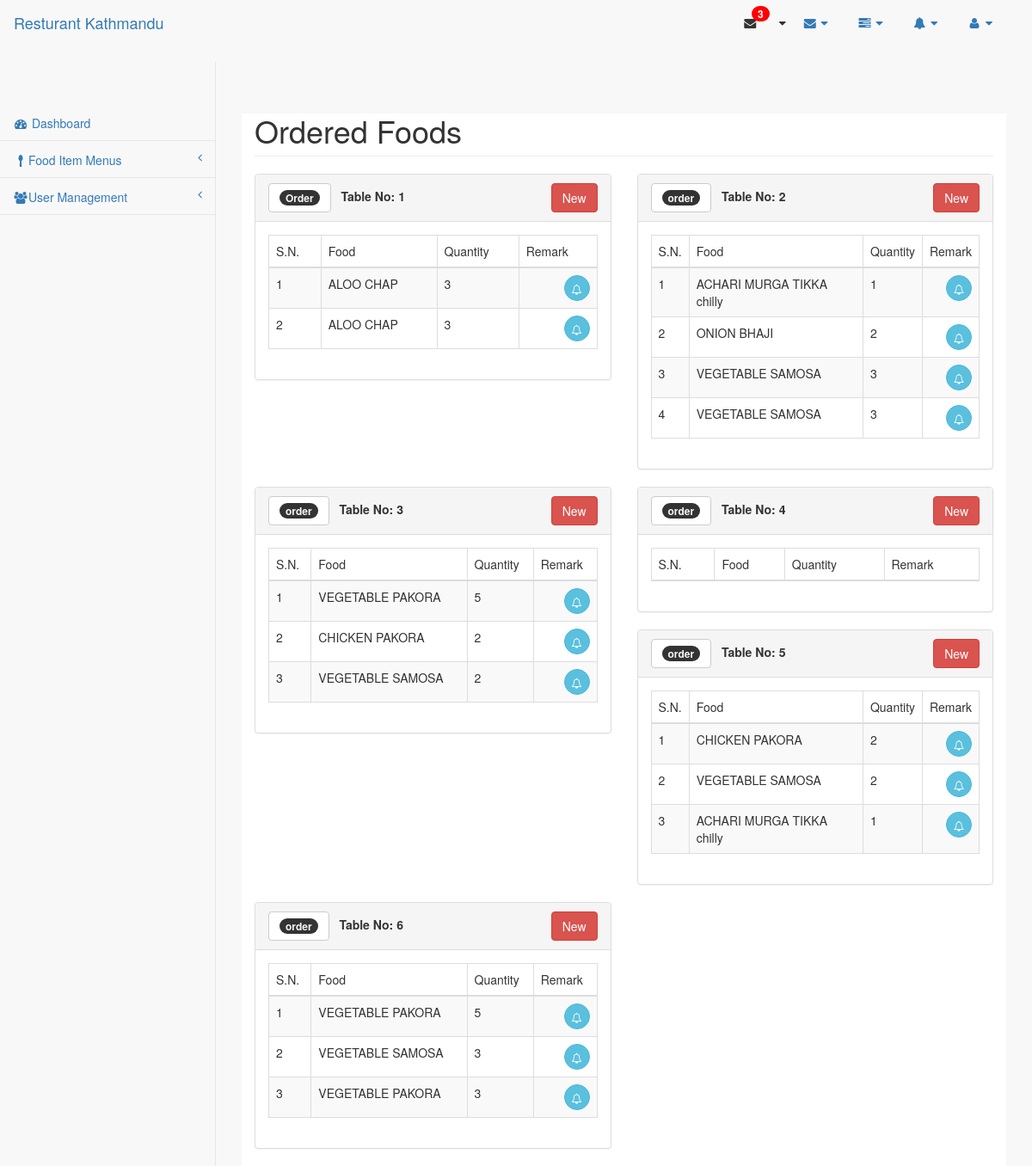
The app's page /pages/cook.php (signed in) with its own data.
### tables this page shows
CREATE TABLE IF NOT EXISTS `tbl_order` (
  `order_id` int(3) NOT NULL AUTO_INCREMENT,
  `order_table_id` int(3) NOT NULL,
  `order_item_id` int(3) NOT NULL,
  `order_item_qty` int(3) NOT NULL,
  PRIMARY KEY (`order_id`)
);

CREATE TABLE IF NOT EXISTS `tbl_items` (
  `item_id` int(3) NOT NULL AUTO_INCREMENT,
  `item_name` varchar(255) NOT NULL,
  `item_description` varchar(255) NOT NULL,
  `item_image` varchar(255) NOT NULL,
  `item_price` float NOT NULL,
  `item_cat_id` int(3) NOT NULL,
  `item_tag_id` int(3) NOT NULL,
  `item_publish` enum('Y','N') NOT NULL,
  `item_featured` enum('Y','N') NOT NULL,
  PRIMARY KEY (`item_id`)
);

### views/cook.tmpl.php (the view, shortened to what this page needs)
<div class="row">
   	<div class="col-lg-12">
       </div>
   </div>
<div id="page-wrappers">
<div>
     <h1 class="page-header">Ordered Foods</h1>
     <div class="row placeholders">
       <div id = "orderNo_1" class="col-xs-12 col-sm-6 placeholder">
         <div class="panel panel-default">
                       <div class="panel-heading">
					<button type="button" class="btn btn-default">
								<span class="badge">Order</span>
							</button>
                           &nbsp;&nbsp;<b>Table No: 1</b>
							<button id="newOrder_1" type="button" class="btn btn-danger pull-right">
								New
							</button>
                       </div>
                       <div class="panel-body">
                           <div class="table-responsive">
                               <table class="table table-striped table-bordered table-hover">
								<thead>
									<td>S.N.</td>
									<td>Food</td>
									<td>Quantity</td>
									<td>Remark</td>
								</thead>
                                   <tbody>
								<?php
									$query = "SELECT * FROM tbl_order  WHERE order_table_id = '1' ORDER BY order_id DESC" ;
									$data=mysql_query($query);
									$sn=1;
									while($row=mysql_fetch_assoc($data)) {
								?>
                                       <tr>
                                           <td><?php echo $sn++;?></td>
                                           <td><?php
										$sql="SELECT * FROM tbl_items";
										$item=mysql_query($sql);
										while($rowitem = mysql_fetch_assoc($item)){
										if($row['order_item_id'] ==  $rowitem['item_id']){
											echo $rowitem['item_name'];
											}
										}	?></td>
                                           <td><?php echo $row['order_item_qty'];?></td>
										<td><button type="button" class="btn btn-info pull-right btn-circle"><i class="fa fa-bell-o"></i></button>
										</td>
                                       </tr>
									<?php } ?>
                                   </tbody>
                               </table>
                           </div>
                       </div>
                   </div>
       </div>
	<div id = "orderNo_2" class="col-xs-12 col-sm-6 placeholder">
         <div class="panel panel-default">
                       <div class="panel-heading">
					<button type="button" class="btn btn-default">
								<span class="badge">order</span>
							</button>
                           &nbsp;&nbsp;<b>Table No: 2</b>
							<button id="newOrder_2" type="button" class="btn btn-danger pull-right">
								New
							</button>
                       </div>
                       <div class="panel-body">
                           <div class="table-responsive">
                               <table class="table table-striped table-bordered table-hover">
								<thead>
									<td>S.N.</td>
									<td>Food</td>
									<td>Quantity</td>
									<td>Remark</td>
								</thead>
                                   <tbody>
								<?php
									$query = "SELECT * FROM tbl_order  WHERE order_table_id = '2' ORDER BY order_id DESC" ;
									$data=mysql_query($query);
									$sn=1;
									while($row=mysql_fetch_assoc($data)) {
								?>
                                       <tr>
                                           <td><?php echo $sn++;?></td>
                                           <td><?php
										$sql="SELECT * FROM tbl_items";
										$item=mysql_query($sql);
										while($rowitem = mysql_fetch_assoc($item)){
										if($row['order_item_id'] ==  $rowitem['item_id']){
											echo $rowitem['item_name'];
											}
										}	?></td>
                                           <td><?php echo $row['order_item_qty'];?></td>
										<td><button type="button" class="btn btn-info pull-right btn-circle"><i class="fa fa-bell-o"></i></button>
										</td>
                                       </tr>
									<?php } ?>
                                   </tbody>
                               </table>
                           </div>
                       </div>
                   </div>
       </div>
	<div id = "orderNo_3" class="col-xs-12 col-sm-6 placeholder">
         <div class="panel panel-default">
                       <div class="panel-heading">
					<button type="button" class="btn btn-default">
								<span class="badge">order</span>
							</button>
                           &nbsp;&nbsp;<b>Table No: 3</b>
							<button id="newOrder_3" type="button" class="btn btn-danger pull-right">
								New
							</button>
                       </div>
                       <div class="panel-body">
                           <div class="table-responsive">
                               <table class="table table-striped table-bordered table-hover">
								<thead>
									<td>S.N.</td>
									<td>Food</td>
									<td>Quantity</td>
									<td>Remark</td>
								</thead>
                                   <tbody>
								<?php
									$query = "SELECT * FROM tbl_order  WHERE order_table_id = '3' ORDER BY order_id DESC" ;
									$data=mysql_query($query);
									$sn=1;
									while($row=mysql_fetch_assoc($data)) {
								?>
                                       <tr>
                                           <td><?php echo $sn++;?></td>
                                           <td><?php
										$sql="SELECT * FROM tbl_items";
										$item=mysql_query($sql);
										while($rowitem = mysql_fetch_assoc($item)){
										if($row['order_item_id'] ==  $rowitem['item_id']){
											echo $rowitem['item_name'];
											}
										}	?></td>
                                           <td><?php echo $row['order_item_qty'];?></td>
										<td><button type="button" class="btn btn-info pull-right btn-circle"><i class="fa fa-bell-o"></i></button>
										</td>
                                       </tr>
									<?php } ?>
                                   </tbody>
                               </table>
                           </div>
                       </div>
                   </div>
       </div>
	<div id = "orderNo_4" class="col-xs-12 col-sm-6 placeholder">
         <div class="panel panel-default">
                       <div class="panel-heading">
					<button type="button" class="btn btn-default">
								<span class="badge">order</span>
							</button>
                           &nbsp;&nbsp;<b>Table No: 4</b>
							<button id="newOrder_4" type="button" class="btn btn-danger pull-right">
								New
							</button>
                       </div>
                       <div class="panel-body">
                           <div class="table-responsive">
                               <table class="table table-striped table-bordered table-hover">
								<thead>
									<td>S.N.</td>
									<td>Food</td>
									<td>Quantity</td>
									<td>Remark</td>
								</thead>
                               </table>
                           </div>
                       </div>
                   </div>
       </div>
	<div id = "orderNo_5" class="col-xs-12 col-sm-6 placeholder">
         <div class="panel panel-default">
                       <div class="panel-heading">
					<button type="button" class="btn btn-default">
								<span class="badge">order</span>
							</button>
                           &nbsp;&nbsp;<b>Table No: 5</b>
							<button id="newOrder_5" type="button" class="btn btn-danger pull-right">
								New
							</button>
                       </div>
                       <div class="panel-body">
                           <div class="table-responsive">
                               <table class="table table-striped table-bordered table-hover">
								<thead>
									<td>S.N.</td>
									<td>Food</td>
									<td>Quantity</td>
									<td>Remark</td>
								</thead>
                                   <tbody>
								<?php
									$query = "SELECT * FROM tbl_order  WHERE order_table_id = '5' ORDER BY order_id DESC" ;
									$data=mysql_query($query);
									$sn=1;
									while($row=mysql_fetch_assoc($data)) {
								?>
                                       <tr>
                                           <td><?php echo $sn++;?></td>
                                           <td><?php
										$sql="SELECT * FROM tbl_items";
										$item=mysql_query($sql);
										while($rowitem = mysql_fetch_assoc($item)){
										if($row['order_item_id'] ==  $rowitem['item_id']){
											echo $rowitem['item_name'];
											}
										}	?></td>
                                           <td><?php echo $row['order_item_qty'];?></td>
										<td><button type="button" class="btn btn-info pull-right btn-circle"><i class="fa fa-bell-o"></i></button>
										</td>
                                       </tr>
									<?php } ?>
                                   </tbody>
                               </table>
                           </div>
                       </div>
                       </div>
                   </div>
	<div id = "orderNo_6" class="col-xs-12 col-sm-6 placeholder">
         <div class="panel panel-default">
                       <div class="panel-heading">
					<button type="button" class="btn btn-default">
								<span class="badge">order</span>
							</button>
                           &nbsp;&nbsp;<b>Table No: 6</b>
							<button id="newOrder_6" type="button" class="btn btn-danger pull-right">
								New
							</button>
                       </div>
                       <div class="panel-body">
                           <div class="table-responsive">
                               <table class="table table-striped table-bordered table-hover">
								<thead>
									<td>S.N.</td>
									<td>Food</td>
									<td>Quantity</td>
									<td>Remark</td>
								</thead>
                                   <tbody>
								<?php
									$query = "SELECT * FROM tbl_order  WHERE order_table_id = '6' ORDER BY order_id DESC" ;
									$data=mysql_query($query);
									$sn=1;
									while($row=mysql_fetch_assoc($data)) {
								?>
                                       <tr>
                                           <td><?php echo $sn++;?></td>
                                           <td><?php
										$sql="SELECT * FROM tbl_items";
										$item=mysql_query($sql);
										while($rowitem = mysql_fetch_assoc($item)){
										if($row['order_item_id'] ==  $rowitem['item_id']){
											echo $rowitem['item_name'];
											}
										}	?></td>
                                           <td><?php echo $row['order_item_qty'];?></td>
										<td><button type="button" class="btn btn-info pull-right btn-circle"><i class="fa fa-bell-o"></i></button>
										</td>
                                       </tr>
									<?php } ?>
                                   </tbody>
                               </table>
                           </div>
                       </div>
                       </div>
                   </div>
       </div>
       </div>
     </div>

### pages/cook.php (shortened to what this page needs)
<!DOCTYPE html>
<html lang="en">
    <head>
        <link href="../resources/bootstrap/dist/css/bootstrap.min.css" rel="stylesheet">
        <link href="../dist/css/mycss.css" rel="stylesheet">
        <link href="../dist/css/metisMenu.min.css" rel="stylesheet">
        <link href="../dist/css/dataTables.bootstrap.css" rel="stylesheet">
        <link href="../dist/css/dataTables.responsive.css" rel="stylesheet">
        <link href="../dist/css/sb-admin-2.css" rel="stylesheet">
        <link href="../resources/font-awesome/css/font-awesome.min.css" rel="stylesheet" type="text/css">
    </head>
    <body>
        <div id="wrapper">
				<?php include "../includes/topmenu.php"; ?>
				<?php include "../includes/sidemenu.php"; ?>
		</div>
		<div id="page-wrapper">
            <?php include "../views/cook.tmpl.php"; ?>
		</div>
    </div>
</body>
</html>

### includes/topmenu.php (shortened to what this page needs)
<div id="wrapper">
<nav class="navbar">
	<div class="container-fluid">
    	<div class="navbar-header">
			<a class="navbar-brand" href="home.php">Resturant Kathmandu</a>
		</div>
		<ul class="nav navbar-top-links navbar-right">
			<li>
				<i class="fa fa-envelope fa-fw"></i>  <span class="badge badge-notify">3</span><i class="fa fa-caret-down"></i>
			</li>
			<li class="dropdown">
				<a class="dropdown-toggle" data-toggle="dropdown" href="#">
					<i class="fa fa-envelope fa-fw"></i>  <i class="fa fa-caret-down"></i>
				</a>
                    </li>
                    <li class="dropdown">
                        <a class="dropdown-toggle" data-toggle="dropdown" href="#">
                            <i class="fa fa-tasks fa-fw"></i>  <i class="fa fa-caret-down"></i>
                        </a>
                    </li>
                    <li class="dropdown">
                        <a class="dropdown-toggle" data-toggle="dropdown" href="#">
                            <i class="fa fa-bell fa-fw"></i>  <i class="fa fa-caret-down"></i>
                        </a>
                    </li>
                    <li class="dropdown">
                        <a class="dropdown-toggle" data-toggle="dropdown" href="#">
                            <i class="fa fa-user fa-fw"></i>  <i class="fa fa-caret-down"></i>
                        </a>
			</li>
		</ul>
	</div>
</nav>
</div>

### includes/sidemenu.php (shortened to what this page needs)
 <div class="row-offcanvas row-offcanvas-left">
  <div class="navbar-default sidebar sidebar-fixed " role="navigation">
	<div class="sidebar-offcanvas">
		<ul class="nav nav-pills nav-stacked" id="side-menu">
			<li>
				<a href="home.php"><i class="fa fa-dashboard fa-fw"></i> Dashboard</a>
			</li>
			<li>
				<a href="#"><i class="fa fa-spoon fa-fw"></i>Food Item Menus<span class="fa arrow"></span></a>
			</li>
			<li>
				<a href="#"><i class="fa fa-users fa-fw"></i>User Management<span class="fa arrow"></span></a>
			</li>
		</ul>
	</div>
</div>

### records on screen
tbl_order: order_item_qty "3"
tbl_items: item_name "ALOO CHAP"
tbl_order: order_item_qty "3"
tbl_order: order_item_qty "1"
tbl_items: item_name "ACHARI MURGA TIKKA chilly"
tbl_order: order_item_qty "2"
tbl_items: item_name "ONION BHAJI"
tbl_order: order_item_qty "3"
tbl_items: item_name "VEGETABLE SAMOSA"
tbl_order: order_item_qty "3"
tbl_order: order_item_qty "5"
tbl_items: item_name "VEGETABLE PAKORA"
tbl_order: order_item_qty "2"
tbl_items: item_name "CHICKEN PAKORA"
tbl_order: order_item_qty "2"
tbl_order: order_item_qty "2"
tbl_order: order_item_qty "2"
tbl_order: order_item_qty "1"
tbl_order: order_item_qty "5"
tbl_order: order_item_qty "3"
tbl_order: order_item_qty "3"
